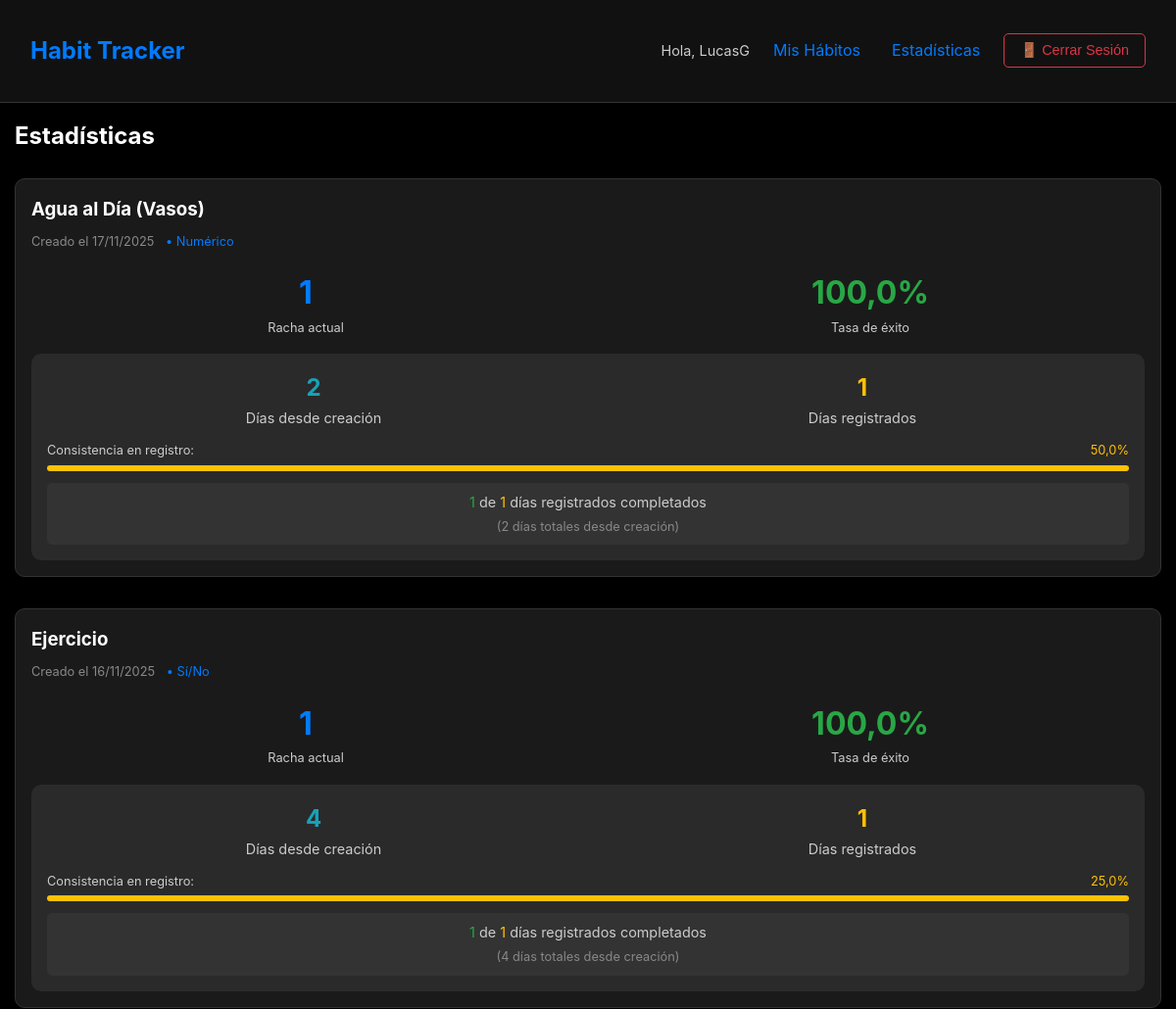
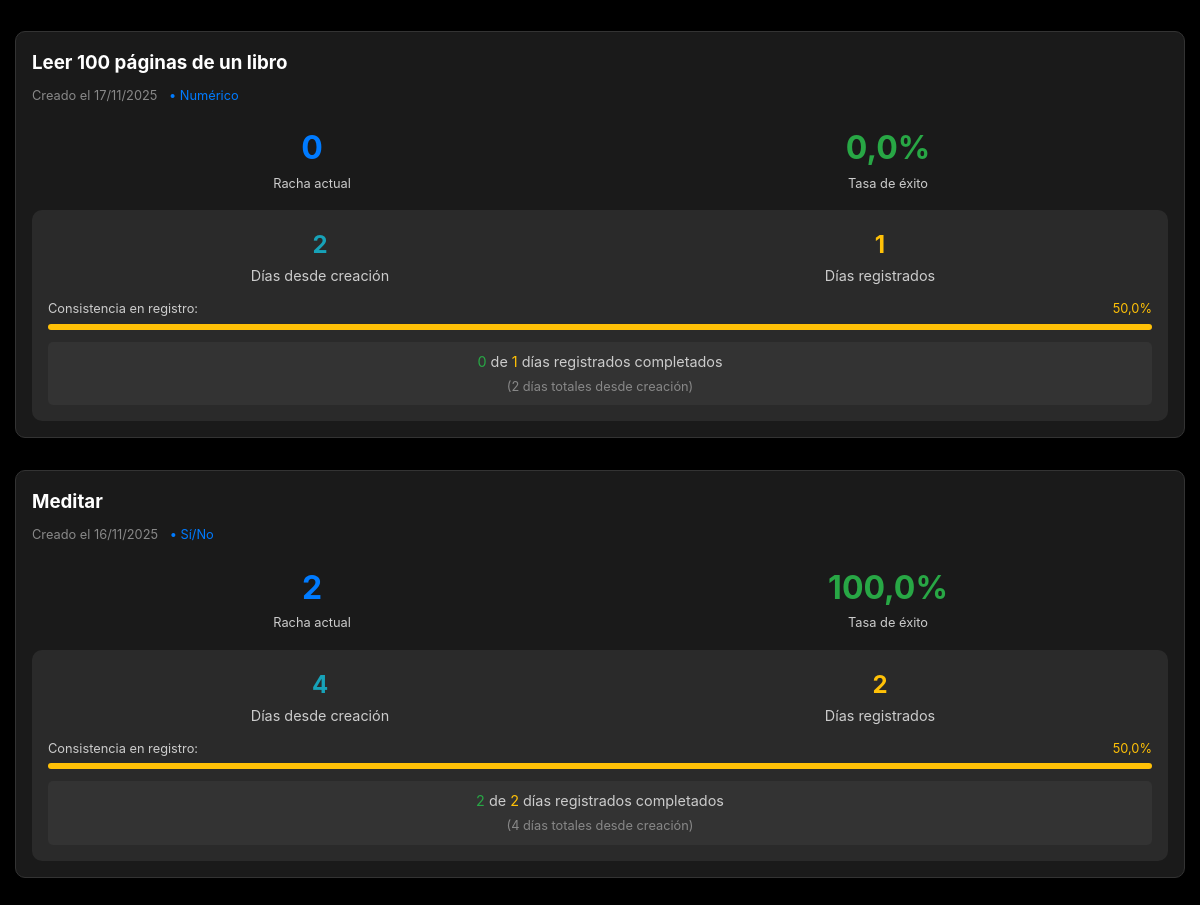
/statistics/ (signed in), run on an earlier commit of the app's database (2 pictures, top to bottom).
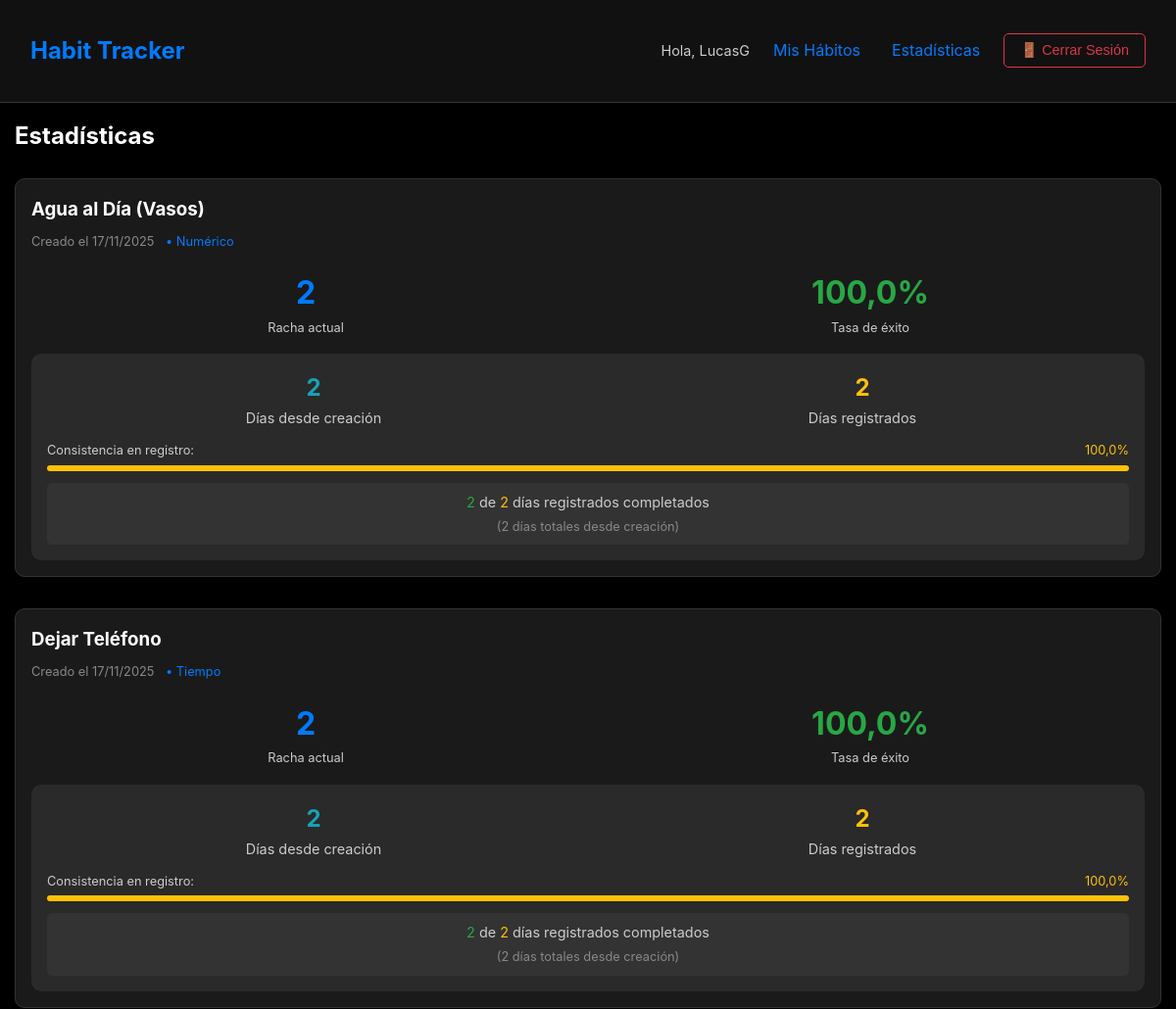
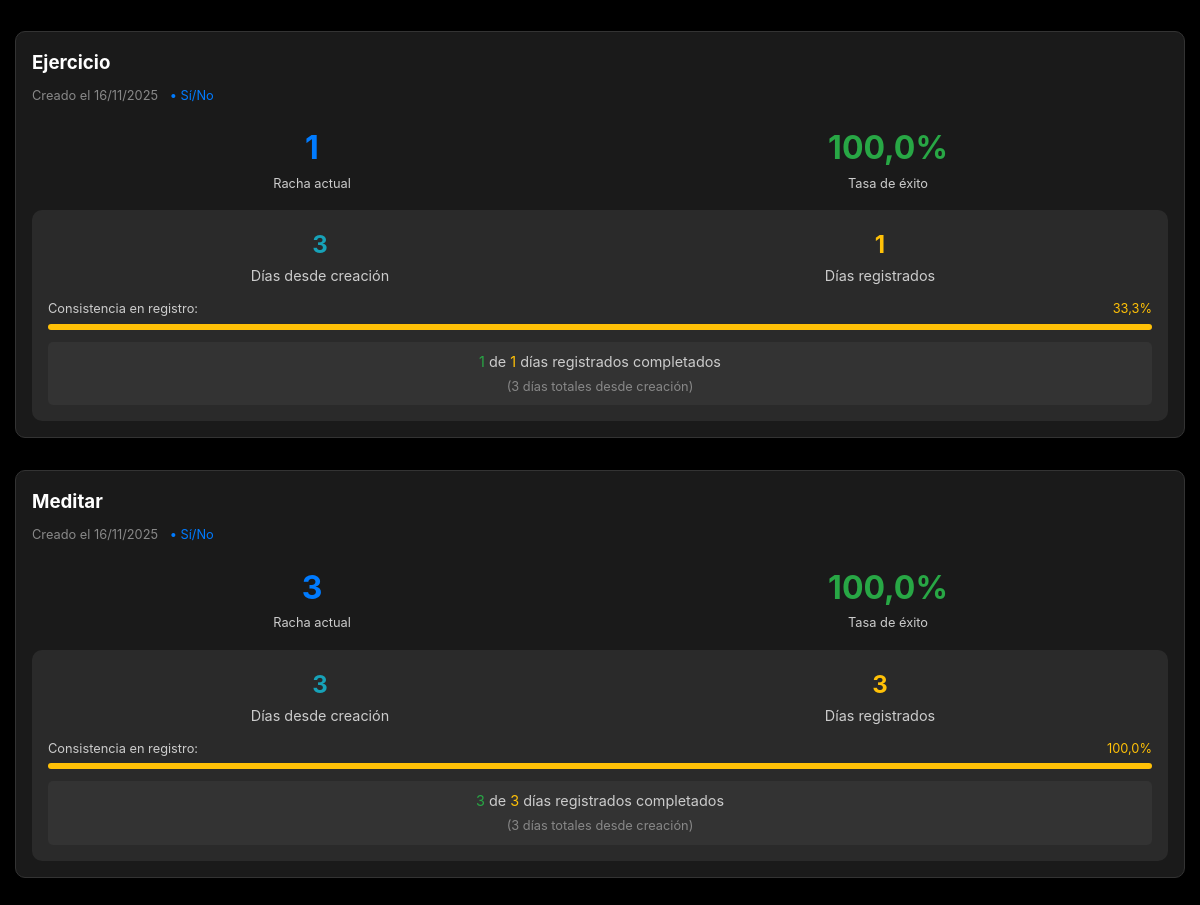
And on a later commit of the database (2 pictures, top to bottom).
### habits/models.py (models this page shows, shortened)
class Habit(models.Model):
    GOAL_TYPES = [
        ('boolean', 'Sí/No'),
        ('numeric', 'Numérico'),
        ('time', 'Tiempo'),
    ]
    user = models.ForeignKey(User, on_delete=models.CASCADE)
    name = models.CharField(max_length=200)
    goal_type = models.CharField(max_length=10, choices=GOAL_TYPES, default='boolean')
    target = models.FloatField(default=1.0)
    created_at = models.DateTimeField(auto_now_add=True)
    timer_state = models.CharField(max_length=20, default='stopped')  # stopped, running, paused
    timer_started_at = models.DateTimeField(null=True, blank=True)
    accumulated_time = models.FloatField(default=0.0)  # tiempo acumulado en segundos
    last_paused_at = models.DateTimeField(null=True, blank=True)
    def formatted_created_at(self):
        return self.created_at.strftime("%d/%m/%Y")
    @property
    def current_streak(self):
        logs_manager = self.habitlog_set  # relacionado estándar
        if logs_manager is None:
            return 0
        def get_log_for(day):
            return logs_manager.filter(date=day).order_by('-id').first()
        count = 0
        today = timezone.localdate()
        if not logs_manager.filter(date=today).exists():
            current_day = today - timedelta(days=1)
        else:
            current_day = today
        while True:
            log = get_log_for(current_day)
            if not log:
                break
            if getattr(log, 'excluded', False):
                current_day -= timedelta(days=1)
                continue
            try:
                value = float(getattr(log, 'value', 0) or 0)
            except Exception:
                value = 0
            if self.goal_type == 'boolean':
                completed = value >= 1
            else:
                try:
                    target = float(self.target or 0)
                except Exception:
                    target = 0
                completed = value >= target
            if completed:
                count += 1
                current_day -= timedelta(days=1)
                continue
            break
        return count

### habits/views.py (the view)
# urls.py: path('statistics/', views.statistics, name='statistics'),
@login_required
def statistics(request):
    stats = []
    today = timezone.localdate()
    for h in Habit.objects.filter(user=request.user).order_by('name'):
        created_date = timezone.localtime(h.created_at).date()
        dias_desde_creacion = (today - created_date).days + 1
        if dias_desde_creacion < 1:
            dias_desde_creacion = 1  # Mínimo 1 día
        logs = HabitLog.objects.filter(habit=h, date__lte=today)  # ¡FILTRO IMPORTANTE!
        total_registros = logs.values('date').distinct().count()
        if h.goal_type == 'boolean':
            completados = logs.filter(value__gte=1, excluded=False).count()
        else:
            completados = logs.filter(value__gte=h.target, excluded=False).count()
        tasa_exito = (completados / total_registros * 100) if total_registros > 0 else 0
        tasa_registro = (total_registros / dias_desde_creacion * 100) if dias_desde_creacion > 0 else 0
        tasa_exito = min(tasa_exito, 100)
        tasa_registro = min(tasa_registro, 100)
        stats.append({
            'habit': h,
            'dias_desde_creacion': dias_desde_creacion,
            'total_registros': total_registros,
            'completados': completados,
            'tasa_exito': round(tasa_exito, 1),
            'tasa_registro': round(tasa_registro, 1),
            'current_streak': h.current_streak,
        })
    return render(request, 'habits/statistics.html', {'stats': stats})

### templates/habits/statistics.html (shortened to what this page needs)
{% extends 'base.html' %}
{% block content %}
<h2 style="margin-bottom: 1.5rem;">Estadísticas</h2>
<div class="habit-grid">
    {% for stat in stats %}
    <div class="card">
        <h3 style="margin-bottom: 0.5rem;">{{ stat.habit.name }}</h3>
        <div style="font-size: 0.8rem; color: #888; margin-bottom: 1rem;">
            Creado el {{ stat.habit.formatted_created_at }}
            <span style="color: #007bff; margin-left: 0.5rem;">•</span>
            <span style="color: #007bff;">{{ stat.habit.get_goal_type_display }}</span>
        </div>
        <div style="display: grid; grid-template-columns: 1fr 1fr; gap: 1rem; margin: 1rem 0;">
            <div style="text-align: center;">
                <div style="font-size: 2rem; font-weight: bold; color: #007bff;">
                    {{ stat.current_streak }}
                </div>
                <div style="font-size: 0.8rem; color: #ccc;">Racha actual</div>
            </div>
            <div style="text-align: center;">
                <div style="font-size: 2rem; font-weight: bold; color: #28a745;">
                    {{ stat.tasa_exito }}%
                </div>
                <div style="font-size: 0.8rem; color: #ccc;">Tasa de éxito</div>
            </div>
        </div>
        <div style="background-color: #2a2a2a; border-radius: 10px; padding: 1rem; margin-top: 0.5rem;">
            <div style="display: grid; grid-template-columns: 1fr 1fr; gap: 1rem; font-size: 0.9rem;">
                <div style="text-align: center;">
                    <div style="font-size: 1.5rem; font-weight: bold; color: #17a2b8;">
                        {{ stat.dias_desde_creacion }}
                    </div>
                    <div style="color: #ccc;">Días desde creación</div>
                </div>
                <div style="text-align: center;">
                    <div style="font-size: 1.5rem; font-weight: bold; color: #ffc107;">
                        {{ stat.total_registros }}
                    </div>
                    <div style="color: #ccc;">Días registrados</div>
                </div>
            </div>
            <div style="margin-top: 0.75rem;">
                <div style="display: flex; justify-content: space-between; font-size: 0.8rem; margin-bottom: 0.25rem;">
                    <span style="color: #ccc;">Consistencia en registro:</span>
                    <span style="color: #ffc107;">{{ stat.tasa_registro }}%</span>
                </div>
                <div style="background: #333; border-radius: 4px; height: 6px; overflow: hidden;">
                    <div style="height: 100%; background: #ffc107; width: {{ stat.tasa_registro }}%;
                                transition: width 0.3s ease;"></div>
                </div>
            </div>
            <div style="margin-top: 0.75rem; padding: 0.5rem; background: #333; border-radius: 5px; text-align: center;">
                <div style="font-size: 0.9rem; color: #ccc;">
                    <span style="color: #28a745;">{{ stat.completados }}</span> de
                    <span style="color: #ffc107;">{{ stat.total_registros }}</span> días registrados completados
                </div>
                <div style="font-size: 0.8rem; color: #888; margin-top: 0.25rem;">
                    ({{ stat.dias_desde_creacion }} días totales desde creación)
                </div>
            </div>
        </div>
    </div>
    {% empty %}
    <div class="card" style="text-align: center; padding: 2rem;">
        <h3>No hay estadísticas disponibles</h3>
        <p style="margin: 1rem 0; color: #ccc;">Comienza registrando tus hábitos</p>
        <a href="{% url 'habit_create' %}" class="btn">Crear Hábito</a>
    </div>
    {% endfor %}
</div>
{% endblock %}

### templates/base.html (shortened to what this page needs)
<!DOCTYPE html>
{% load static %}
<html lang="es">
<head>
</head>
<body>
    <div class="header">
        <div class="container">
            <div class="nav">
                <div class="brand">Habit Tracker</div>
                <div class="nav-menu" id="navMenu">
                    {% if user.is_authenticated %}
                        <div class="user-info">
                            <span class="username">Hola, {{ user.username }}</span>
                            <a href="{% url 'habit_list' %}">Mis Hábitos</a>
                            <a href="{% url 'statistics' %}">Estadísticas</a>
                            <form method="post" action="{% url 'logout' %}">
                                <button type="submit" class="logout-btn">🚪 Cerrar Sesión</button>
                            </form>
                        </div>
                    {% else %}
                        <a href="{% url 'login' %}">Ingresar</a>
                        <a href="{% url 'register' %}">Registrarse</a>
                    {% endif %}
                </div>
            </div>
        </div>
    </div>
    <div class="container">
        {% block content %}
        {% endblock %}
    </div>
</body>
</html>

### templates/base.html (style rules this page uses)
* { margin: 0; padding: 0; box-sizing: border-box; }
body { background-color: #000; color: #fff; font-family: -apple-system, BlinkMacSystemFont, 'Segoe UI', Roboto, sans-serif; line-height: 1.6; min-height: 100vh; }
.container { max-width: 100%; padding: 15px; margin: 0 auto; }
.header { background-color: #111; padding: 1rem; border-bottom: 1px solid #333; position: sticky; top: 0; z-index: 1000; }
.nav { display: flex; justify-content: space-between; align-items: center; position: relative; }
.brand { font-size: 1.5rem; font-weight: bold; color: #007bff; z-index: 1001; }
.nav-menu { display: flex; gap: 1rem; align-items: center; }
.nav-menu a { color: #007bff; text-decoration: none; padding: 0.5rem; transition: color 0.3s ease; }
.logout-btn { background: transparent; border: 1px solid #dc3545; color: #dc3545; padding: 0.5rem 1rem; border-radius: 5px; cursor: pointer; font-size: 0.9rem; transition: all 0.3s ease; }
.user-info { display: flex; align-items: center; gap: 1rem; }
.username { color: #ccc; font-size: 0.9rem; }
.card { background-color: #1a1a1a; border-radius: 10px; padding: 1rem; margin-bottom: 1rem; border: 1px solid #333; }
.habit-grid { display: grid; gap: 1rem; }

### templates/habits/statistics.html (style rules this page uses)
.habit-grid .card { transition: transform 0.2s ease; }

What changed in the data, as far as the page shows it:
removed Habit: habit.name "Leer 100 páginas de un libro", habit.formatted_created_at "17/11/2025", habit.goal_type "Numérico", current_streak "0", tasa_exito "0,0", dias_desde_creacion "2", total_registros "1", tasa_registro "50,0", completados "0"
computed for Habit "Agua al Día (Vasos)": current_streak "1" → "2"; total_registros "1" → "2"; tasa_registro "50,0" → "100,0"; completados "1" → "2"
added Habit: habit.name "Dejar Teléfono", habit.formatted_created_at "17/11/2025", habit.goal_type "Tiempo", current_streak "2", tasa_exito "100,0", dias_desde_creacion "2", total_registros "2", tasa_registro "100,0", completados "2"
changed Habit "Ejercicio": dias_desde_creacion "4" → "3"; tasa_registro "25,0" → "33,3"
changed Habit "Meditar": current_streak "2" → "3"; dias_desde_creacion "4" → "3"; total_registros "2" → "3"; tasa_registro "50,0" → "100,0"; completados "2" → "3"
